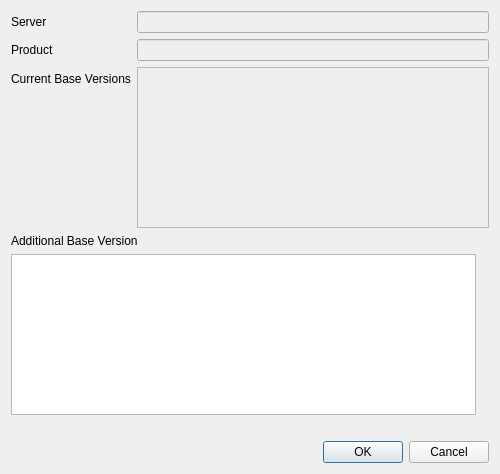
<?xml version="1.0" encoding="UTF-8"?>
<ui version="4.0">
 <class>lcQHubMergeDialog</class>
 <widget class="QDialog" name="lcQHubMergeDialog">
  <property name="geometry">
   <rect>
    <x>0</x>
    <y>0</y>
    <width>500</width>
    <height>474</height>
   </rect>
  </property>
  <property name="windowTitle">
   <string>Merge model from CADdrive</string>
  </property>
  <layout class="QVBoxLayout" name="verticalLayout">
   <item>
    <layout class="QFormLayout" name="formLayout">
     <item row="0" column="0">
      <widget class="QLabel" name="ServerLabel">
       <property name="text">
        <string>Server</string>
       </property>
      </widget>
     </item>
     <item row="1" column="0">
      <widget class="QLabel" name="ProductLabel">
       <property name="text">
        <string>Product</string>
       </property>
      </widget>
     </item>
     <item row="0" column="1">
      <widget class="QLineEdit" name="ServerEdit">
       <property name="enabled">
        <bool>false</bool>
       </property>
      </widget>
     </item>
     <item row="1" column="1">
      <widget class="QLineEdit" name="ProductEdit">
       <property name="enabled">
        <bool>false</bool>
       </property>
      </widget>
     </item>
     <item row="2" column="0">
      <widget class="QLabel" name="CurrentVersionsLabel">
       <property name="text">
        <string>Current Base Versions</string>
       </property>
      </widget>
     </item>
     <item row="2" column="1">
      <widget class="QListWidget" name="CurrentVersionsList">
       <property name="enabled">
        <bool>false</bool>
       </property>
      </widget>
     </item>
    </layout>
   </item>
   <item>
    <widget class="QLabel" name="AdditionalVersionLabel">
     <property name="text">
      <string>Additional Base Version</string>
     </property>
    </widget>
   </item>
   <item>
    <layout class="QHBoxLayout" name="horizontalLayout">
     <item>
      <widget class="QListWidget" name="AdditionalVersionList"/>
     </item>
     <item>
      <widget class="QLabel" name="AdditionalVersionImage">
       <property name="text">
        <string/>
       </property>
      </widget>
     </item>
    </layout>
   </item>
   <item>
    <widget class="QLabel" name="ErrorLabel">
     <property name="text">
      <string/>
     </property>
    </widget>
   </item>
   <item>
    <widget class="QDialogButtonBox" name="buttonBox">
     <property name="orientation">
      <enum>Qt::Horizontal</enum>
     </property>
     <property name="standardButtons">
      <set>QDialogButtonBox::Cancel|QDialogButtonBox::Ok</set>
     </property>
    </widget>
   </item>
  </layout>
 </widget>
 <resources/>
 <connections>
  <connection>
   <sender>buttonBox</sender>
   <signal>accepted()</signal>
   <receiver>lcQHubMergeDialog</receiver>
   <slot>accept()</slot>
   <hints>
    <hint type="sourcelabel">
     <x>249</x>
     <y>452</y>
    </hint>
    <hint type="destinationlabel">
     <x>249</x>
     <y>236</y>
    </hint>
   </hints>
  </connection>
  <connection>
   <sender>buttonBox</sender>
   <signal>rejected()</signal>
   <receiver>lcQHubMergeDialog</receiver>
   <slot>reject()</slot>
   <hints>
    <hint type="sourcelabel">
     <x>249</x>
     <y>452</y>
    </hint>
    <hint type="destinationlabel">
     <x>249</x>
     <y>236</y>
    </hint>
   </hints>
  </connection>
 </connections>
</ui>
